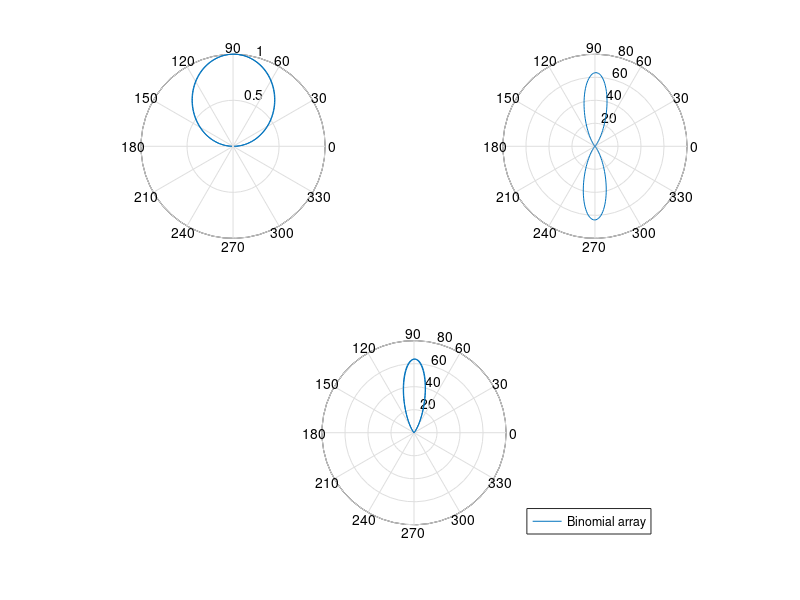

Here is the MATLAB script that generated this plot:
%%MATLAB PROGRAM FOR Binomial ARRAY....

tic;

clear;
clc;

%%Intialisation
% AF    =    zeros(1,360);
% AE    =    zeros(1,360);

%%ACCEPTING INPUTS..

N=  7;%input('\nEnter the number of Elements::->');
d=  0.5;%input('\nEnter the distance between the elements::->');
k=  360;
beta=   0;
theta=1:360;

%%CALCULATING ARRAY FACTOR AND ARRAY ELEMENT...

      psi=  (k.*d.*cosd(theta))  + beta;
      AF=    (1+exp(1j.*(deg2rad(psi)))).^(N-1);
      AE=    (cosd(90.*cosd(theta)))./sind(theta);

AF=abs(AF);

%%PLOTTING...

theta=  linspace(0,2*pi,360);
subplot(221);
polar(theta,AE)

subplot(222);
polar(theta,AF)

subplot(2,2,[3,4]);
polar(theta,AE.*AF)
legend('Binomial array','Location','SouthEastOutside')

toc;